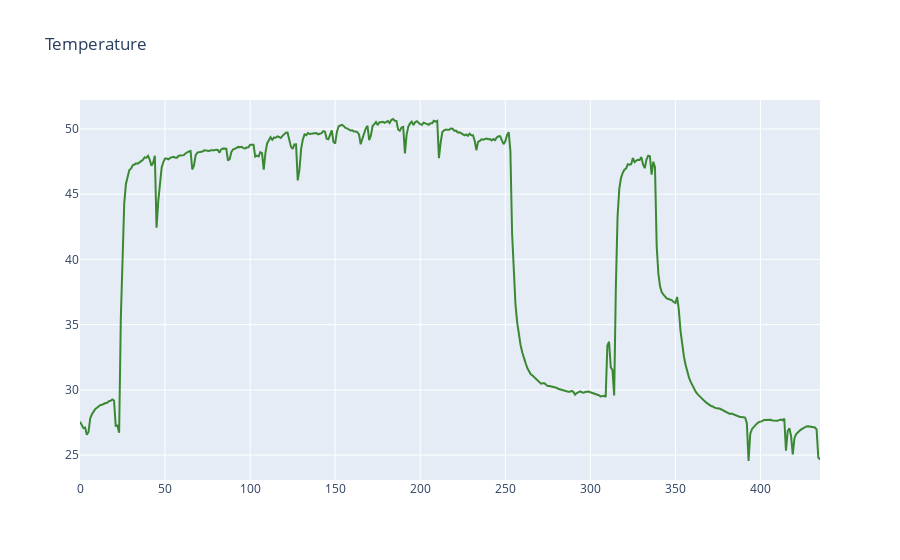

Notebook source saved alongside this figure:
### Code cell
import plotly as py
from plotly.offline import init_notebook_mode, iplot, plot
import plotly.graph_objs as go

# Creating trace1
trace1 = go.Scatter ( y = df.temperature, mode = "lines", 
                     marker = dict(color= 'rgba(16,112,2,0.8)'))

trace2 = go.Scatter( y = df.GRMS_Z, mode = "lines", marker = dict(color = 'rgba(28,55,2,0.8)')) 


data = [trace1]

layout = dict(title = 'Temperature', 
              xaxis = dict(ticklen= 5 , zeroline = False))

fig = dict(data= data ,layout = layout)
iplot(fig)

### Figure 1 — Plotly figure (JSON) as saved in the notebook; plotly's stock layout.template omitted (floating-point values rounded to 4 significant figures; data arrays with more than 128 entries replaced by an {"elided": "..."} marker saying what was removed)
{"data": [{"marker": {"color": "rgba(16,112,2,0.8)"}, "mode": "lines", "type": "scatter", "y": {"elided": "436 float values"}}], "layout": {"title": {"text": "Temperature"}, "xaxis": {"ticklen": 5, "zeroline": false}}}
